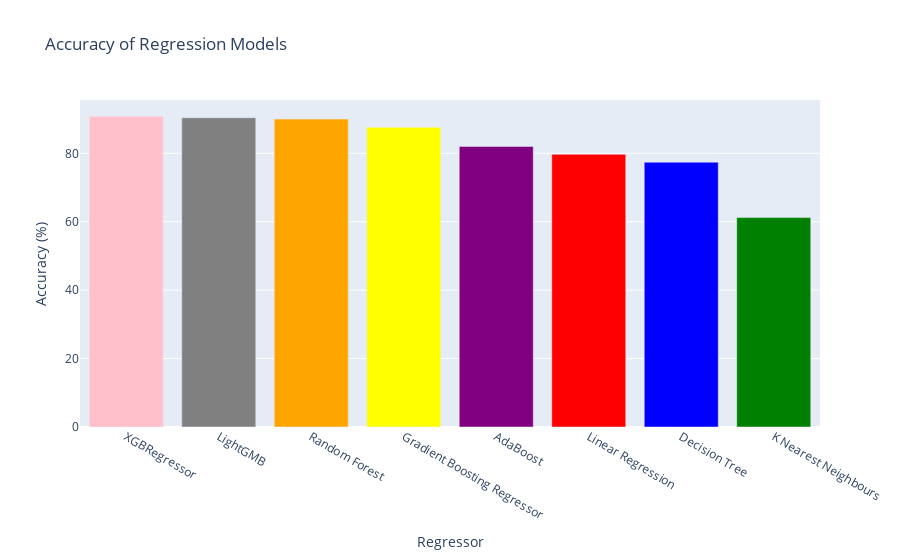

The code cell stored with this chart in its notebook:
### Code cell
import plotly.graph_objects as go

accuracies = []
regressor_names = []
colors = ['red', 'green', 'blue', 'orange', 'purple', 'yellow', 'pink', 'gray', 'black']

fig = go.Figure()

for i, (regressor_name, regressor) in enumerate(regressors):
    regressor.fit(X_train, y_train)
    y_pred = regressor.predict(X_test)
    accuracy = round(r2_score(y_test, y_pred), 3) * 100
    
    print('{:s} : {:.2f} %'.format(regressor_name, accuracy))
    
    accuracies.append(accuracy)
    regressor_names.append(regressor_name)

sorted_indices = sorted(range(len(accuracies)), key=lambda k: accuracies[k], reverse=True)
accuracies = [accuracies[i] for i in sorted_indices]
regressor_names = [regressor_names[i] for i in sorted_indices]
colors = [colors[i] for i in sorted_indices]

fig.add_trace(go.Bar(x=regressor_names, y=accuracies, marker_color=colors))

fig.update_layout(title="Accuracy of Regression Models",
                  xaxis_title="Regressor",
                  yaxis_title="Accuracy (%)")
fig.show()

### Figure 1 — Plotly figure (JSON) as saved in the notebook; plotly's stock layout.template omitted (floating-point values rounded to 4 significant figures)
{"data": [{"marker": {"color": ["pink", "gray", "orange", "yellow", "purple", "red", "blue", "green"]}, "type": "bar", "x": ["XGBRegressor", "LightGMB", "Random Forest", "Gradient Boosting Regressor", "AdaBoost", "Linear Regression", "Decision Tree", "K Nearest Neighbours"], "y": [90.8, 90.4, 90, 87.6, 82, 79.7, 77.4, 61.2]}], "layout": {"title": {"text": "Accuracy of Regression Models"}, "xaxis": {"title": {"text": "Regressor"}}, "yaxis": {"title": {"text": "Accuracy (%)"}}}}
